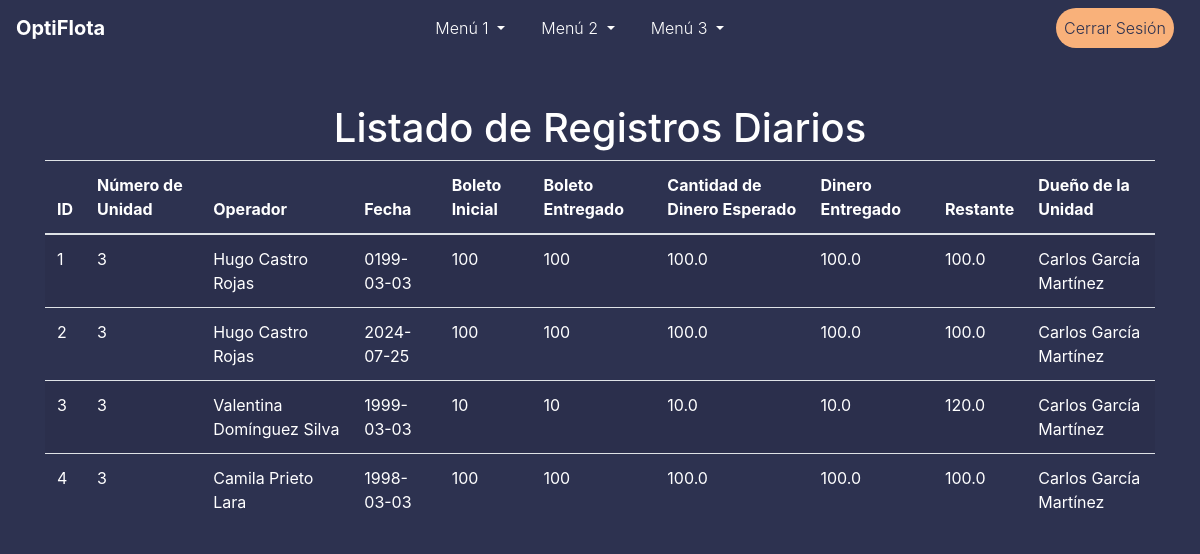
/list/list_daily_records (signed in), run on an earlier commit of the app's database.
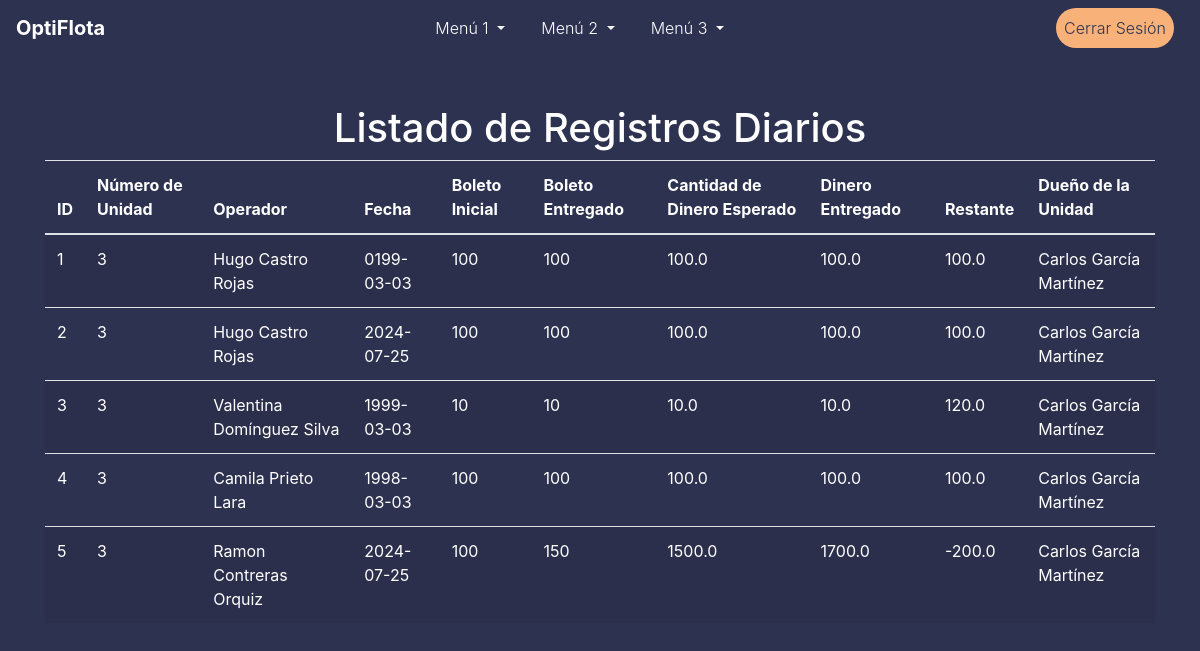
And on a later commit of the database.
### models.py (models this page shows)
class DailyUnitRecord(db.Model):
    id = db.Column(db.Integer, primary_key=True)
    unit_id = db.Column(db.Integer, db.ForeignKey('unit.id'), nullable=False)
    operador_id = db.Column(db.Integer, db.ForeignKey('operator.id'), nullable=False)
    nombre_chofer = db.Column(db.String(100), nullable=False)
    fecha = db.Column(db.Date, default=datetime.utcnow, nullable=False)
    boleto_inicial = db.Column(db.String(50), nullable=False)
    boleto_entregado = db.Column(db.String(50), nullable=False)
    cantidad_dinero_esperado = db.Column(db.Float, nullable=False)
    dinero_entregado = db.Column(db.Float, nullable=False)
    restante = db.Column(db.Float, nullable=False)
    dueño_unidad = db.Column(db.String(100), nullable=False)
    unit = db.relationship('Unit', backref=db.backref('daily_records', lazy=True))
    operador = db.relationship('Operator', backref=db.backref('daily_records', lazy=True))

class Operator(db.Model):
    id = db.Column(db.Integer, primary_key=True)
    nombres = db.Column(db.String(50), nullable=False)
    apellido_paterno = db.Column(db.String(50), nullable=False)
    apellido_materno = db.Column(db.String(50), nullable=False)
    fecha_nacimiento = db.Column(db.Date, nullable=False)
    numero_telefonico = db.Column(db.String(20), nullable=False)

### routes/list_daily_records.py (the view)
@list_daily_records_bp.route('/list_daily_records')
@login_required
def list_daily_records():
    records = DailyUnitRecord.query.all()
    return render_template('list_daily_records.html', records=records)

### app.py (called while the page is built)
@login_manager.user_loader
def load_user(user_id):
    return User.query.get(int(user_id))

### templates/list_daily_records.html (shortened to what this page needs)
{% extends "topmenu_template.html" %}
{% block content %}
<div class="container mt-5">
    <h1 class="text-center">Listado de Registros Diarios</h1>
    <table class="table table-striped text-white">
        <thead>
            <tr>
                <th>ID</th>
                <th>Número de Unidad</th>
                <th>Operador</th>
                <th>Fecha</th>
                <th>Boleto Inicial</th>
                <th>Boleto Entregado</th>
                <th>Cantidad de Dinero Esperado</th>
                <th>Dinero Entregado</th>
                <th>Restante</th>
                <th>Dueño de la Unidad</th>
            </tr>
        </thead>
        <tbody>
            {% for record in records %}
                <tr>
                    <td>{{ record.id }}</td>
                    <td>{{ record.unit_id }}</td>
                    <td>{{ record.operador.nombres }} {{ record.operador.apellido_paterno }} {{ record.operador.apellido_materno }}</td>
                    <td>{{ record.fecha }}</td>
                    <td>{{ record.boleto_inicial }}</td>
                    <td>{{ record.boleto_entregado }}</td>
                    <td>{{ record.cantidad_dinero_esperado }}</td>
                    <td>{{ record.dinero_entregado }}</td>
                    <td>{{ record.restante }}</td>
                    <td>{{ record.dueño_unidad }}</td>
                </tr>
            {% endfor %}
        </tbody>
    </table>
</div>
{% endblock %}

What changed in the data, as far as the page shows it:
added DailyUnitRecord: id "5", unit_id "3", operador.nombres "Ramon", operador.apellido_paterno "Contreras", operador.apellido_materno "Orquiz", fecha "2024-07-25", boleto_inicial "100", boleto_entregado "150", cantidad_dinero_esperado "1500.0", dinero_entregado "1700.0", restante "-200.0", dueño_unidad "Carlos García Martínez"
